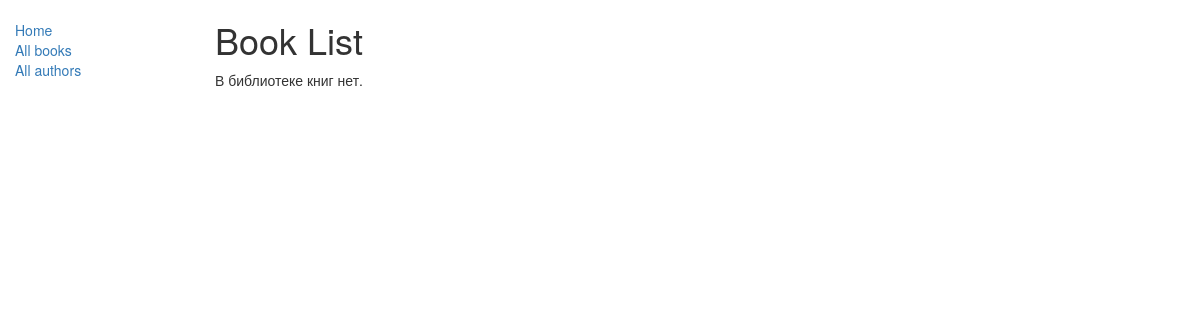
Before: /catalog/books/ with the older database file.
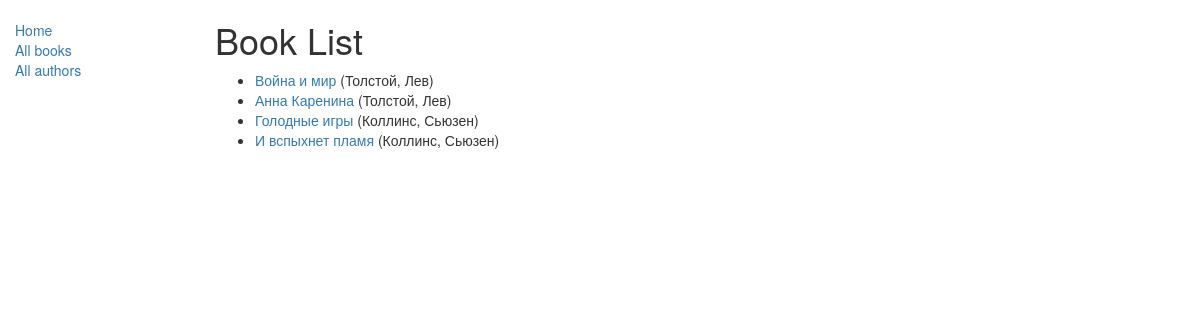
After: the same page with the newer database file.
### catalog/models.py (models this page shows, shortened)
class Book(models.Model):
    title = models.CharField(max_length=200)
    author = models.ForeignKey(
        'Author',
        null=True,
        on_delete=models.SET_NULL,
    )
    summary = models.TextField(
        max_length=1000,
        help_text='Введите краткое описание книги'
    )
    isbn = models.CharField(
        'ISBN',
        max_length=13,
        help_text='13 Character <a href="https://www.isbn-international.org/content/what-isbn">ISBN number</a>',
    )
    genre = models.ManyToManyField(
        Genre,
        help_text='Выберите жанр книги',
    )
    language = models.ForeignKey(
        Language,
        on_delete=models.SET_NULL,
        null=True,
    )
    def get_absolute_url(self):
        return reverse('book_detail', args=[str(self.id)])
    def display_genre(self):
        return ', '.join([ genre.name for genre in self.genre.all()[:3] ])
    display_genre.short_description = 'Genre'

class Author(models.Model):
    first_name = models.CharField(
        max_length=100,
    )
    last_name = models.CharField(
        max_length=100
    )
    date_of_birth = models.DateField(
        null=True,
        blank=True,
    )
    date_of_death = models.DateField(
        'Died',
        null=True,
        blank=True,
    )
    def __str__(self):
        return '{}, {}'.format(self.last_name, self.first_name)
    class Meta:
        ordering = ['last_name']

### catalog/views.py (the view)
class BookListView(ListView):
    model = Book
    template_name = 'book_list.html'
    paginate_by = 10

### catalog/templates/book_list.html (shortened to what this page needs)
{% extends "base_generic.html" %}
{% block content %}
<h1>Book List</h1>
{% if book_list %}
<ul>
  {% for book in book_list %}
  <li>
    <a href="{{ book.get_absolute_url }}">{{ book.title }}</a> ({{book.author}})
  </li>
  {% endfor %}
</ul>
{% else %}
<p>В библиотеке книг нет.</p>
{% endif %} {% endblock %}

Changed rows visible on the page:
added Book: title "Война и мир", author "Толстой, Лев"
added Book: title "Анна Каренина", author "Толстой, Лев"
added Book: title "Голодные игры", author "Коллинс, Сьюзен"
added Book: title "И вспыхнет пламя", author "Коллинс, Сьюзен"
Other visible differences:
text no longer shown: "В библиотеке книг нет."
